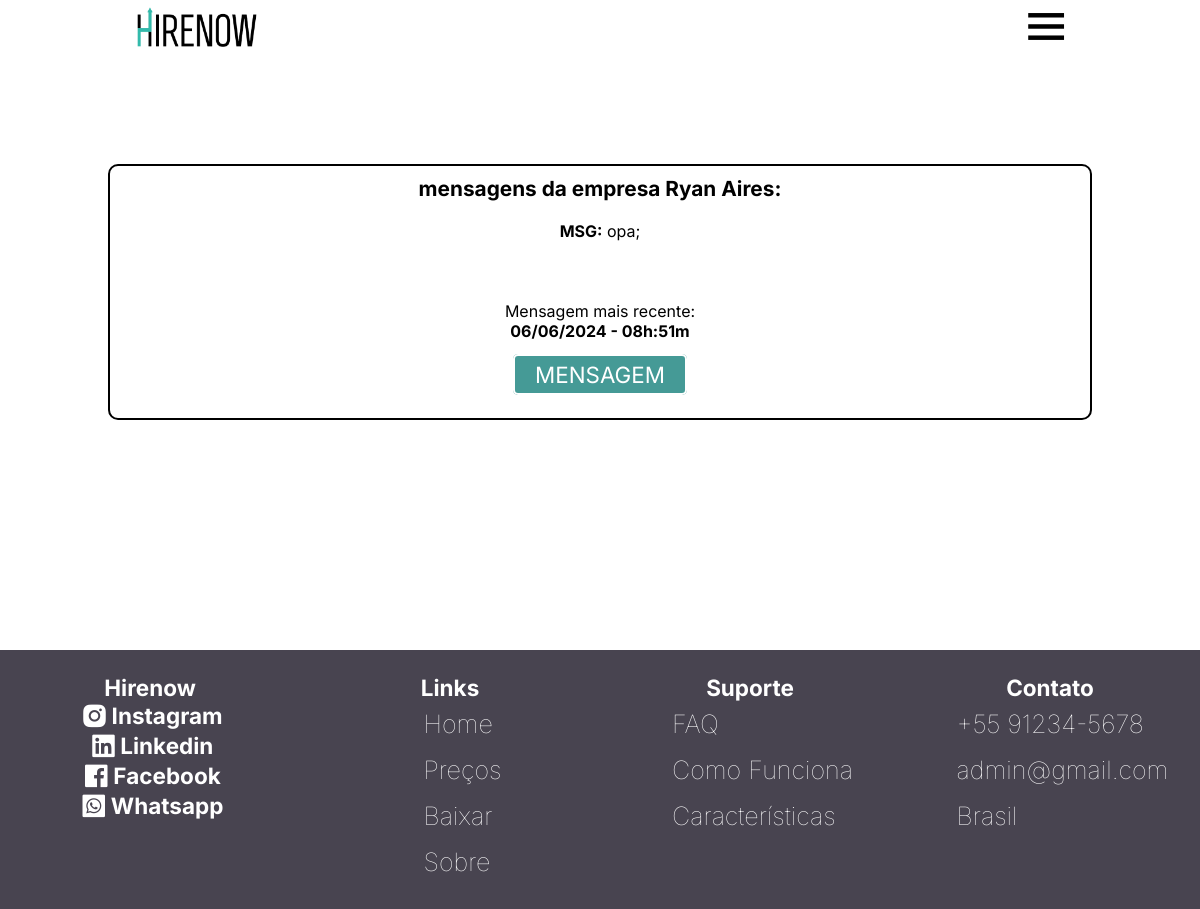
Screenshot of /Sistema/Cand/mensagens.php?email=whiss@gmail.com&senha=986326dd3304822215147361252574c3&sm=3&id=14&nome=whiss (signed in) with the database file from the repository.
### tables this page shows
CREATE TABLE `mensagem` (
  `idchat` int(11) NOT NULL,
  `mensagem` varchar(300) NOT NULL,
  `data_msg` varchar(60) NOT NULL,
  `destinatario` int(11) NOT NULL,
  `destino` int(11) NOT NULL
);

CREATE TABLE `usuarios` (
  `idUsuarios` int(11) NOT NULL,
  `nome` varchar(45) NOT NULL,
  `email` varchar(60) NOT NULL,
  `senha` varchar(45) NOT NULL,
  `tipo` int(1) DEFAULT NULL COMMENT 'Lenda:\n1 = Candidatos;\n2 = Administradores;\n3 = Empresas.\n',
  `status_user` int(1) NOT NULL
);

### Sistema/Cand/mensagens.php (the view, shortened to what this page needs)
<?php
if($_GET['email'] && $_GET['senha'] && $_GET['sm'] && $_GET['id'] && $_GET['nome']){
    include "../../configs/config.php";
    $email = urlencode($_GET['email']);
    $senha = urlencode($_GET['senha']);
    $sm = urlencode($_GET['sm']);
    $id = urlencode($_GET['id']);
    $nome = urlencode($_GET['nome']);
    $message = $conexao1->prepare("SELECT * FROM hirenow.mensagem INNER JOIN hirenow.usuarios ON mensagem.destinatario =  usuarios.idUsuarios WHERE destino = :destiny;");
    $message->bindParam(':destiny', $id, PDO::PARAM_INT);
    $message->execute();
}
?>
<!DOCTYPE html>
<html lang="pt-br">
<head>
    <link rel="stylesheet" href="css/header.css">
    <link href="https://unpkg.com/boxicons@2.1.4/css/boxicons.min.css" rel="stylesheet" />
    <link rel="stylesheet" href="../../rodape/rodape.css">
    <link rel="stylesheet" href="css/vagas.css">
    <link rel="stylesheet" href="css/filtro_vagas.css">
</head>
<body>
    <header>
        <img src="../../imagens/logos/hirenow_word.png" alt="Logo" id="logo-word-header" />
        <div class="menu-toggle" onclick="toggleMenu()">
            <span id="menu-icon" class="icon-transition"><i id="bxicon" class='bx bx-menu'></i></span>
        </div>
    </header>
    <?php while($mes = $message->fetch(PDO::FETCH_ASSOC)): ?>
    <div style="margin-top: 70px;" class="content-vaga">
        <div class="vaga" style="margin-bottom: 80px;">
            <center>
                <h4>mensagens da empresa <?=$mes['nome']?>:</h4>
            </center>
            <p style="text-align: justify;">
                <center>
                    <?='<br>'.$mes['mensagem'].'<br><br>'."Mensagem mais recente: <br><b>{$mes['data_msg']}</b>".'<br>';?>
                </center>
            </p><br>
            <center>
                <a href="<?="menssagem1.php?email={$email}&senha={$senha}&sm={$sm}&id={$id}&nome={$nome}&empresa={$mes['destinatario']}"?>"
                    onclick="return confirm('Tem Certeza?');" class="btn-filtro"
                    style="padding-left: 20px; padding-right: 20px; text-decoration: none;"><?='Mensagem'?></a>
            </center>
            <br>
        </div>
    </div>
    <?php endwhile; ?>
    <?php include "../../rodape/rodape.php"; ?>
</body>
</html>

### Sistema/Cand/css/header.css (style rules this page uses)
* { margin: 0; padding: 0; text-decoration: none; font-family: "Inter", sans-serif; }
header { display: flex; justify-content: space-around; align-items: center; width: 100%; background: #fff; }
#logo-word-header { padding-left: 0.8%; width: 10%; }
i { color: #000; font-size: 1.4em; }
a { color: #000; font-size: 1.4em; }
.menu-toggle { display: none; font-size: 2.4rem; cursor: pointer; }
#bxicon { display: flex; }
.menu-toggle { display: flex; }

### Sistema/Cand/css/vagas.css (style rules this page uses)
body { display: flex; flex-direction: column; }
.content-vaga { width: 100%; display: flex; justify-content: center; }
.vaga { width: 80%; border: 2px solid black; margin-top: 5vh; border-radius: 10px; padding: 10px; }
h4 { font-size: 1.3em; }
p { font-size: 1.2em; }

### Sistema/Cand/css/filtro_vagas.css (style rules this page uses)
.btn-filtro { width: 80%; margin: 10px 10% 0; padding: 5px 0; border-radius: 5px; border: 2px solid #fff; text-transform: uppercase; background-color: #459A96; color: #fff; transition: 0.5s; }

### rows the page displays
mensagem: destinatario.nome "Ryan Aires", mensagem "MSG: opa;", data_msg "06/06/2024 - 08h:51m"
